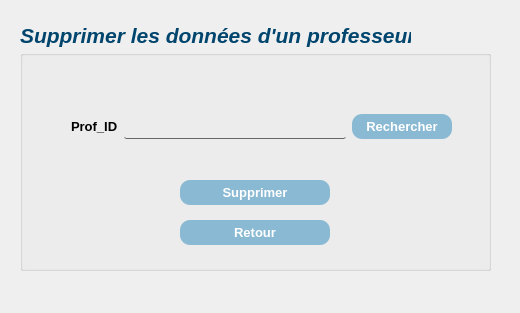
<?xml version="1.0" encoding="UTF-8"?>
<ui version="4.0">
 <class>deleteprof</class>
 <widget class="QDialog" name="deleteprof">
  <property name="geometry">
   <rect>
    <x>0</x>
    <y>0</y>
    <width>520</width>
    <height>313</height>
   </rect>
  </property>
  <property name="windowTitle">
   <string>Dialog</string>
  </property>
  <widget class="QGroupBox" name="groupBox">
   <property name="geometry">
    <rect>
     <x>20</x>
     <y>50</y>
     <width>471</width>
     <height>221</height>
    </rect>
   </property>
   <property name="font">
    <font>
     <pointsize>16</pointsize>
     <italic>true</italic>
    </font>
   </property>
   <property name="title">
    <string/>
   </property>
   <widget class="QPushButton" name="DeleteButton">
    <property name="geometry">
     <rect>
      <x>160</x>
      <y>130</y>
      <width>150</width>
      <height>25</height>
     </rect>
    </property>
    <property name="font">
     <font>
      <pointsize>-1</pointsize>
      <italic>false</italic>
      <bold>true</bold>
     </font>
    </property>
    <property name="styleSheet">
     <string notr="true">QPushButton{
color: #ffffff; 
background-color: #8AB9D3;
height: 25px;
font-size:13px;
border-radius:10px;
width:100px;
}
QPushButton:hover:!pressed
{
	background-color:#B9CCD6;
cursor:pointer;
}
QPushButton:pressed
{
              transition: 0.9s; 
}</string>
    </property>
    <property name="text">
     <string>Supprimer</string>
    </property>
   </widget>
   <widget class="QPushButton" name="SalleReturn">
    <property name="geometry">
     <rect>
      <x>160</x>
      <y>170</y>
      <width>150</width>
      <height>25</height>
     </rect>
    </property>
    <property name="font">
     <font>
      <pointsize>-1</pointsize>
      <italic>false</italic>
      <bold>true</bold>
     </font>
    </property>
    <property name="styleSheet">
     <string notr="true">QPushButton{
color: #ffffff; 
background-color: #8AB9D3;
height: 25px;
font-size:13px;
border-radius:10px;
width:100px;
}
QPushButton:hover:!pressed
{
	background-color:#B9CCD6;
cursor:pointer;
}
QPushButton:pressed
{
              transition: 0.9s; 
}</string>
    </property>
    <property name="text">
     <string>Retour</string>
    </property>
   </widget>
   <widget class="QWidget" name="layoutWidget">
    <property name="geometry">
     <rect>
      <x>51</x>
      <y>51</y>
      <width>381</width>
      <height>51</height>
     </rect>
    </property>
    <layout class="QHBoxLayout" name="horizontalLayout">
     <item>
      <widget class="QLabel" name="label">
       <property name="font">
        <font>
         <pointsize>10</pointsize>
         <italic>false</italic>
         <bold>true</bold>
        </font>
       </property>
       <property name="styleSheet">
        <string notr="true">color:black;</string>
       </property>
       <property name="text">
        <string>Prof_ID</string>
       </property>
      </widget>
     </item>
     <item>
      <widget class="QLineEdit" name="Prof_ID">
       <property name="font">
        <font>
         <pointsize>10</pointsize>
         <italic>false</italic>
        </font>
       </property>
       <property name="styleSheet">
        <string notr="true">QLineEdit{
color:black;
		background-color: rgb(255, 255, 255);
	 border: 1px  solid;
     border-radius: 2px;
background:transparent;
border-top: 10px solid rrgb(255, 255, 255);
border:none;
border-bottom: 1px solid rgb(103, 103, 103);
height:25px;
}</string>
       </property>
      </widget>
     </item>
     <item>
      <widget class="QPushButton" name="SearchButton">
       <property name="font">
        <font>
         <pointsize>-1</pointsize>
         <italic>false</italic>
         <bold>true</bold>
        </font>
       </property>
       <property name="styleSheet">
        <string notr="true">QPushButton{
color: #ffffff; 
background-color: #8AB9D3;
height: 25px;
font-size:13px;
border-radius:10px;
width:100px;
}
QPushButton:hover:!pressed
{
	background-color:#B9CCD6;
cursor:pointer;
}
QPushButton:pressed
{
              transition: 0.9s; 
}</string>
       </property>
       <property name="text">
        <string>Rechercher</string>
       </property>
      </widget>
     </item>
    </layout>
   </widget>
  </widget>
  <widget class="QLabel" name="label_5">
   <property name="geometry">
    <rect>
     <x>20</x>
     <y>10</y>
     <width>391</width>
     <height>51</height>
    </rect>
   </property>
   <property name="font">
    <font>
     <pointsize>16</pointsize>
     <italic>true</italic>
     <bold>true</bold>
    </font>
   </property>
   <property name="styleSheet">
    <string notr="true">color:#00456D ; </string>
   </property>
   <property name="text">
    <string>Supprimer les données d'un professeur</string>
   </property>
  </widget>
 </widget>
 <resources/>
 <connections/>
</ui>
